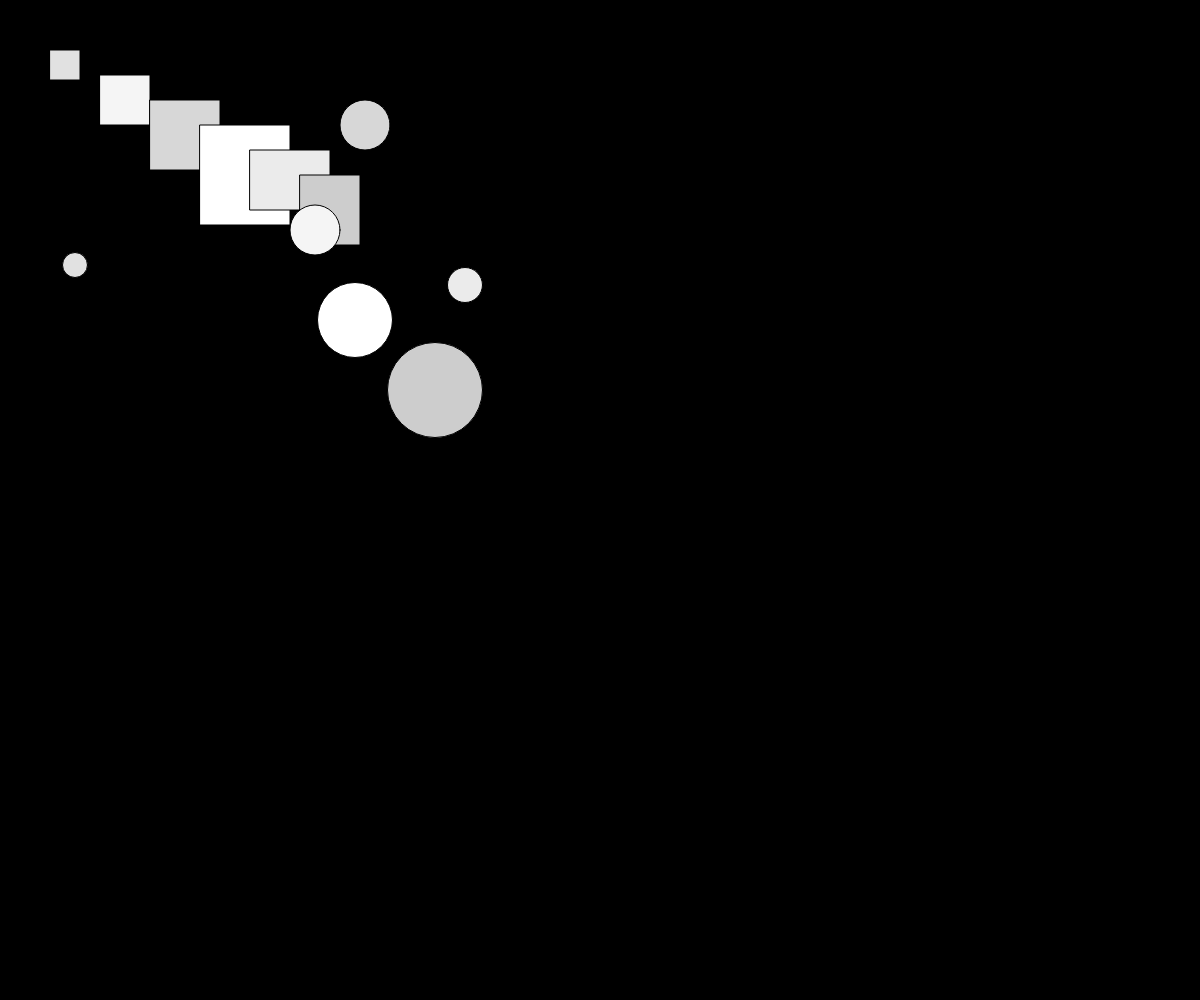
Frame 1 (no input)
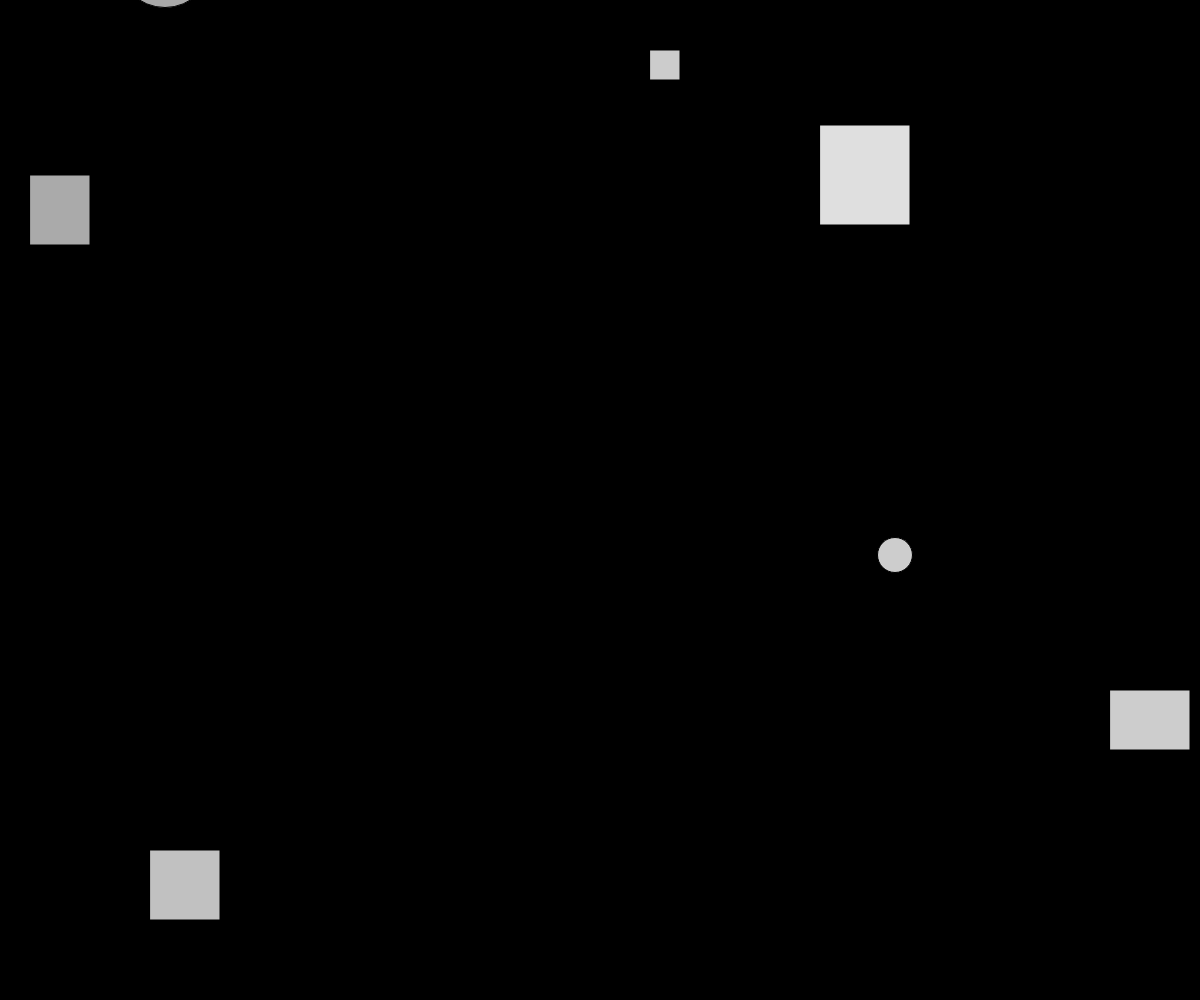
Frame 60 (no input)
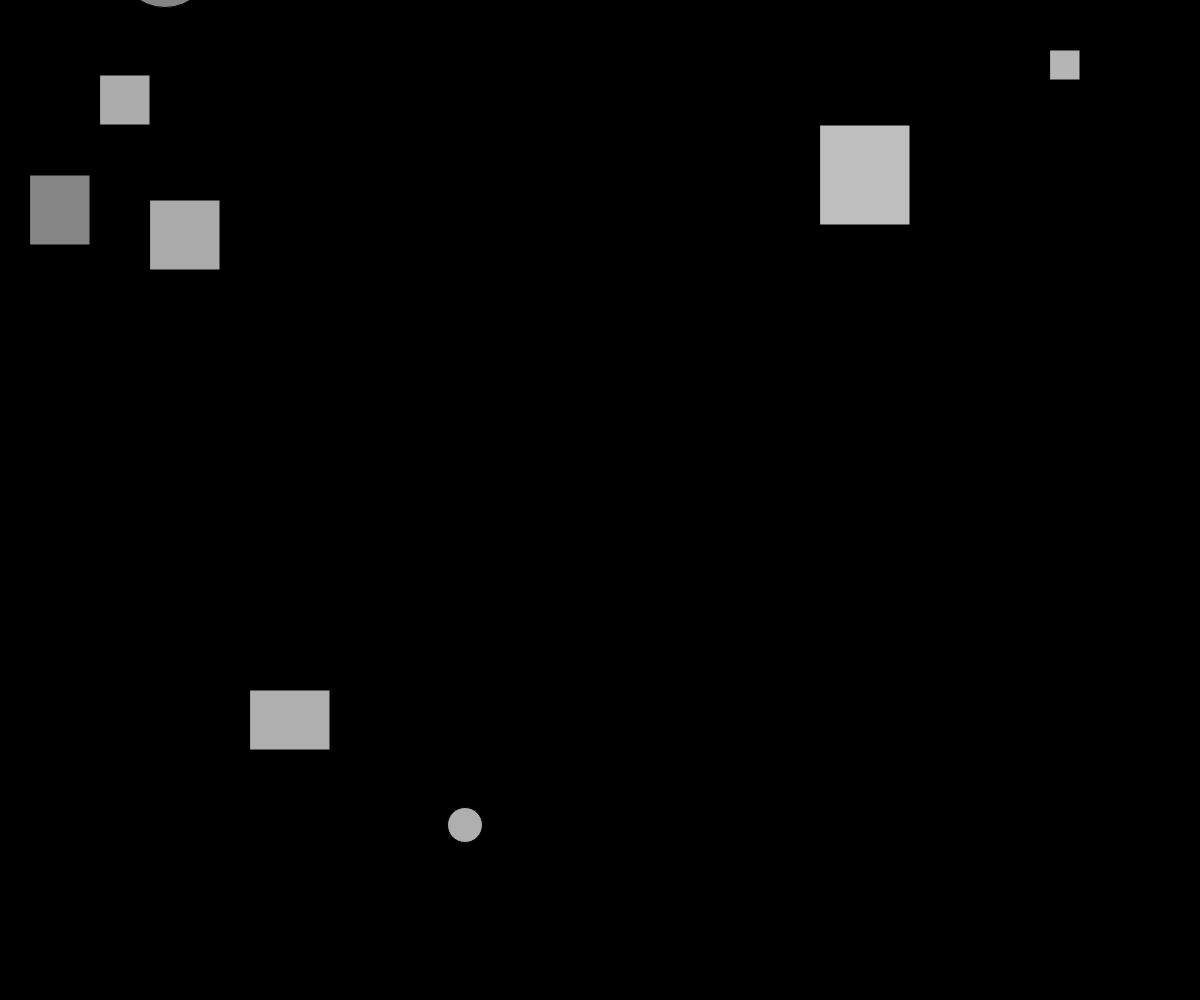
Frame 120 (the mouse pressed at the canvas centre since frame 60)

The p5.js sketch that drew these frames (run headless with seeded random() and noise() and a simulated clock; from frame 60 on, the mouse is pressed at the canvas centre):

// p5.js sketch
// ── sketch.js


class Block{
    constructor(x,y,width,height,speedX,speedY,clr,d){
    this.x = x;
    this.y = y;
    this.width = width;
    this.height = height;
    this.speedX = speedX;
    this.speedY = speedY;
    this.clr = clr;
    this.d = d;
    }
   
display1(){
    fill(this.clr);
    rect(this.x,this.y,this.width,this.height);
    if (this.clr < 0){
this.clr = this.clr + 255
    }
}

display2(){
    fill(this.clr)
    circle(this.x,this.y,this.d)
    if (this.clr < 0){
        this.clr = this.clr + 255
            }

}


move1(){
    this.x = this.x + this.speedX
    if(this.x > (windowWidth - this.width) || this.x <= 0){
        this.speedX = this.speedX * -1
        this.clr = this.clr - 1
    }

    this.y = this.y + this.speedY
    if(this.y > (windowHeight - this.height) || this.y <= 0){
        this.speedY = this.speedY * -1
        this.clr = this.clr - 1
    }
}

move2(){
    this.x = this.x + this.speedX
    if(this.x > (windowWidth - this.d/2) || this.x <= 0){
        this.speedX = this.speedX * -1
        this.clr = this.clr - 1
    }

    this.y = this.y + this.speedY
    if(this.y > (windowHeight - this.d/2) || this.y <= 0){
        this.speedY = this.speedY * -1
        this.clr = this.clr - 1
    }
}

}





let Block1 = new Block (50,50,30,30,25,215,225,25);
let Block2 = new Block (100,75,50,50,215,155,245,50);
let Block3 = new Block (150,100,70,70,215,25,215,50);
let Block4 = new Block (200,125,90,100,155,195,255,75);
let Block5 = new Block (250,150,80,60,215,135,235,35);
let Block6 = new Block (300,175,60,70,135,215,205,95);


   function setup(){
    createCanvas(windowWidth,windowHeight);
   
}

function draw() {
  background(0);
  
Block1.display1();
Block1.move1();
Block2.display1();
Block2.move1();
Block3.display1();
Block3.move1();
Block4.display1();
Block4.move1();
Block5.display1();
Block5.move1();
Block6.display1();
Block6.move1();

Block1.display2();
Block1.move2();
Block2.display2();
Block2.move2();
Block3.display2();
Block3.move2();
Block4.display2();
Block4.move2();
Block5.display2();
Block5.move2();
Block6.display2();
Block6.move2();



}
